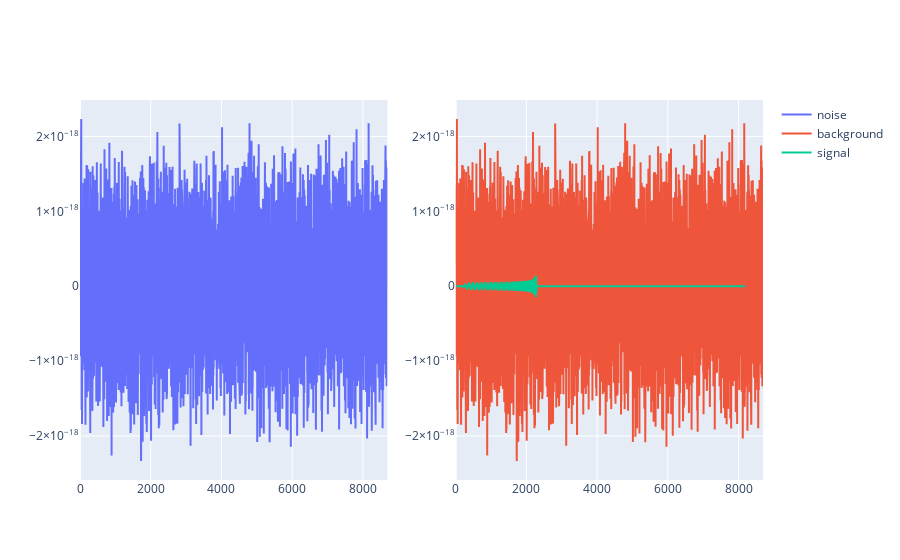

Source (notebook cell):
### Markdown cell above
# Visualize the results

### Code cell
import numpy as np
from plotly.subplots import make_subplots
import plotly.graph_objects as go

# get the index corresponding to the first pure noise time series
background_idx = np.argmin(labels)
# get the index corresponding to the first noise + gravitational wave time series
signal_idx = np.argmax(labels)
a=609
ts_noise = noisy_signals[a]
ts_background = noisy_signals[a]
ts_signal = gw_signals[a]

fig = make_subplots(rows=1, cols=2)

fig.add_trace(
    go.Scatter(x=list(range(len(ts_noise))), y=ts_noise, mode="lines", name="noise"),
    row=1,
    col=1,
)

fig.add_trace(
    go.Scatter(
        x=list(range(len(ts_background))),
        y=ts_background,
        mode="lines",
        name="background",
    ),
    row=1,
    col=2,
)

fig.add_trace(
    go.Scatter(x=list(range(len(ts_signal))), y=ts_signal, mode="lines", name="signal"),
    row=1,
    col=2,
)

### Figure 1 — Plotly figure (JSON) as saved in the notebook; plotly's stock layout.template omitted (floating-point values rounded to 4 significant figures; data arrays with more than 128 entries replaced by an {"elided": "..."} marker saying what was removed)
{"data": [{"mode": "lines", "name": "noise", "type": "scatter", "x": {"elided": "8692 int values"}, "xaxis": "x", "y": {"elided": "8692 float values"}, "yaxis": "y"}, {"mode": "lines", "name": "background", "type": "scatter", "x": {"elided": "8692 int values"}, "xaxis": "x2", "y": {"elided": "8692 float values"}, "yaxis": "y2"}, {"mode": "lines", "name": "signal", "type": "scatter", "x": {"elided": "8192 int values"}, "xaxis": "x2", "y": {"elided": "8192 float values"}, "yaxis": "y2"}], "layout": {"xaxis": {"anchor": "y", "domain": [0, 0.45]}, "xaxis2": {"anchor": "y2", "domain": [0.55, 1]}, "yaxis": {"anchor": "x", "domain": [0, 1]}, "yaxis2": {"anchor": "x2", "domain": [0, 1]}}}
